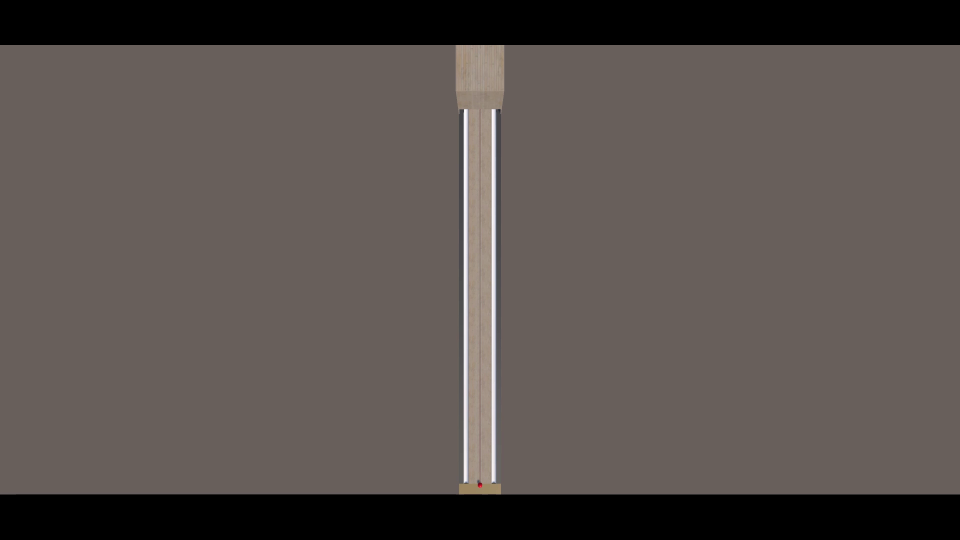
#> input picture frame 62 of SimVideos/StraightArcShot (BE).mp4, 1920 x 1080 px, given in place of testReal.mp4, which was not available (shown at 1/2 size)
$ python opencvRealest.py
#> lines starting #> are read from the running program, lines starting #| are printed output that depends on the picture; after the words box and inside, x2 and y2 are one past the last pixel; in counts of white or black regions, pixels touching at a corner belong together; pictures that were not available may be replaced by others from this repository, and a replacement may not be noted
import cv2
import numpy as np

def adjust_roi(x, y, radius, frame_width, frame_height, padding=10):
    """
    Adjust the ROI based on the ball's position and size.
    Add some padding to ensure the ball is always within the ROI.
    """
    roi_x = max(0, int(x - radius - padding))
    roi_y = max(0, int(y - radius - padding))
    roi_width = min(frame_width - roi_x, int(2 * radius + 2 * padding))
    roi_height = min(frame_height - roi_y, int(2 * radius + 2 * padding))
    return roi_x, roi_y, roi_width, roi_height

# Initialize video capture object
cap = cv2.VideoCapture('SimVideos/testReal.mp4')

# Initialization for the ROI
frame_width = int(cap.get(cv2.CAP_PROP_FRAME_WIDTH))
frame_height = int(cap.get(cv2.CAP_PROP_FRAME_HEIGHT))
roi_x, roi_y, roi_width, roi_height = 0, 0, frame_width, frame_height

# Define minimum and maximum radius and circularity threshold for detected circles
min_radius = 30  # Set the minimum radius based on your requirements
max_radius = 200  # Maximum radius can be adjusted as needed
min_circularity = 0.7  # Adjust this threshold to capture near-circular objects

# Main loop
while True:
    ret, frame = cap.read()
#> frame is the input picture: shape (1080, 1920, 3); mean B, G, R 77.5, 80.9, 88.5
    if not ret:
        break

    # Define ROI
    roi = frame[roi_y:roi_y + roi_height, roi_x:roi_x + roi_width]

    # Convert ROI to grayscale and apply Gaussian blur
    gray_roi = cv2.cvtColor(roi, cv2.COLOR_BGR2GRAY)
    blurred_roi = cv2.GaussianBlur(gray_roi, (7, 7), 0)

    # Thresholding or color filtering can be applied here if necessary
    _, thresh = cv2.threshold(blurred_roi, 60, 255, cv2.THRESH_BINARY_INV)
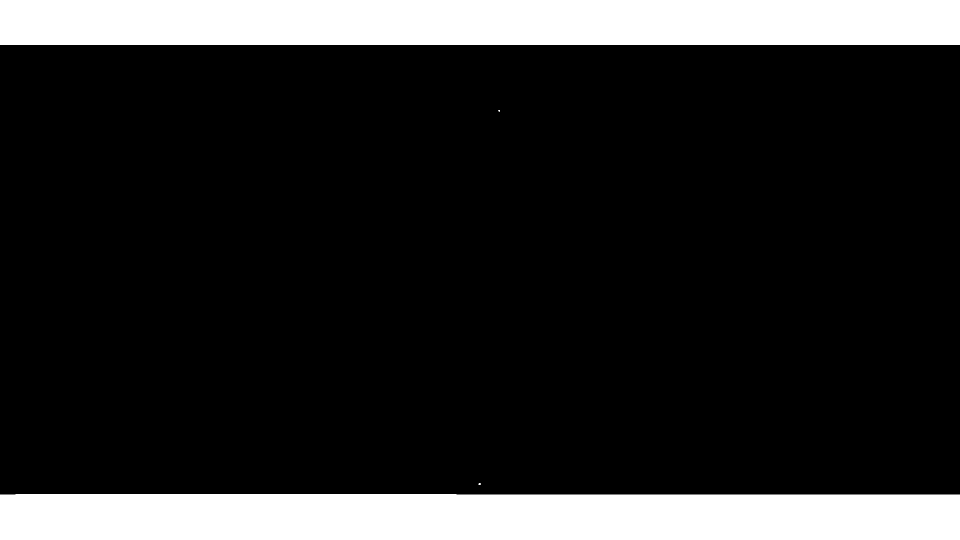
#> thresh: shape (1080, 1920) (shown at 1/2 size); 16.8% white; 4 white regions (2 under 20 px)

    # Find contours in the thresholded ROI
    contours, _ = cv2.findContours(thresh, cv2.RETR_EXTERNAL, cv2.CHAIN_APPROX_SIMPLE)
#> contours = 4 contours, 2 with area under 20; largest, box (x1, y1, x2, y2) and area: (0, 988, 1920, 1080) 173592, (0, 0, 1920, 90) 170791

    for contour in contours:
        area = cv2.contourArea(contour)
        perimeter = cv2.arcLength(contour, True)
        if area > 100 and perimeter > 0:  # Minimum area threshold and avoid division by zero
            circularity = (4 * np.pi * area) / (perimeter ** 2)
            if circularity >= min_circularity:  # Check for circularity
                (x, y), radius = cv2.minEnclosingCircle(contour)
                if min_radius <= radius <= max_radius:
                    center = (int(x), int(y))
                    radius = int(radius)

                    # Draw the circle and center of the ball on the original frame
                    cv2.circle(frame, (roi_x + center[0], roi_y + center[1]), radius, (0, 255, 0), 2)
                    cv2.circle(frame, (roi_x + center[0], roi_y + center[1]), 2, (0, 0, 255), 3)

                    # Adjust ROI based on the ball's new position and size
                    roi_x, roi_y, roi_width, roi_height = adjust_roi(roi_x + x, roi_y + y, radius, frame_width, frame_height)
#> this loop made 4 passes
#> (contour, area, perimeter, circularity) on pass 4: ([[0, 0], [0, 89], [1919, 89], [1919, 0]], 170791, 4016, 0.133)
#> (area, perimeter, circularity) on pass 1: (173592, 4018.8, 0.135)
#> after the loop, roi_height = 1080; roi_width = 1920; roi_x = 0; roi_y = 0

    # Display the frame with detected ball and ROI
    cv2.rectangle(frame, (roi_x, roi_y), (roi_x + roi_width, roi_y + roi_height), (255, 0, 0), 2)
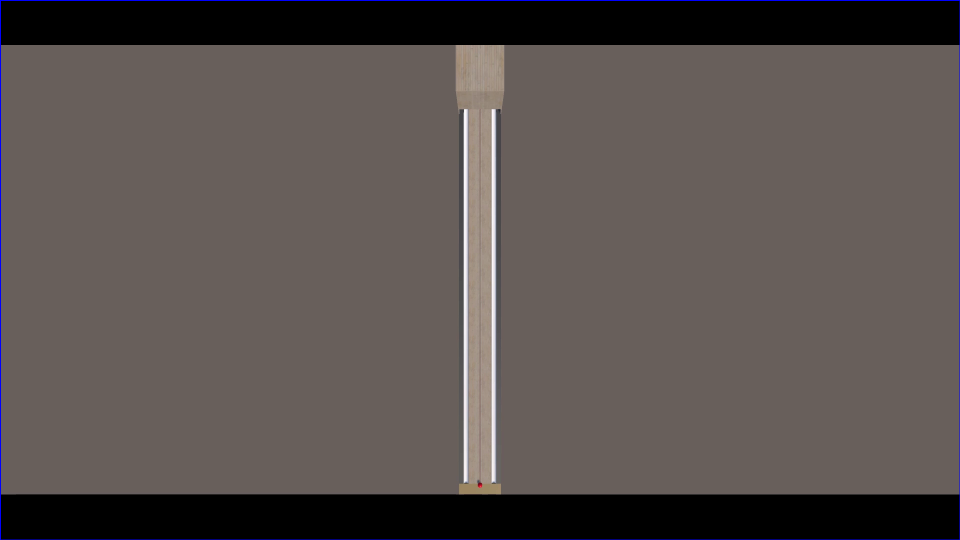
#> frame: shape (1080, 1920, 3) (shown at 1/2 size); 0.43% of pixels changed, all inside (x1, y1, x2, y2) = (0, 0, 1920, 1080)
    cv2.imshow("Frame", frame)

    # Quit if 'Q' or 'q' is pressed
    if cv2.waitKey(30) & 0xFF in [ord('q'), ord('Q')]:
#> (key q is pressed here)
        break

cap.release()
cv2.destroyAllWindows()

$ run again, starting later in the video
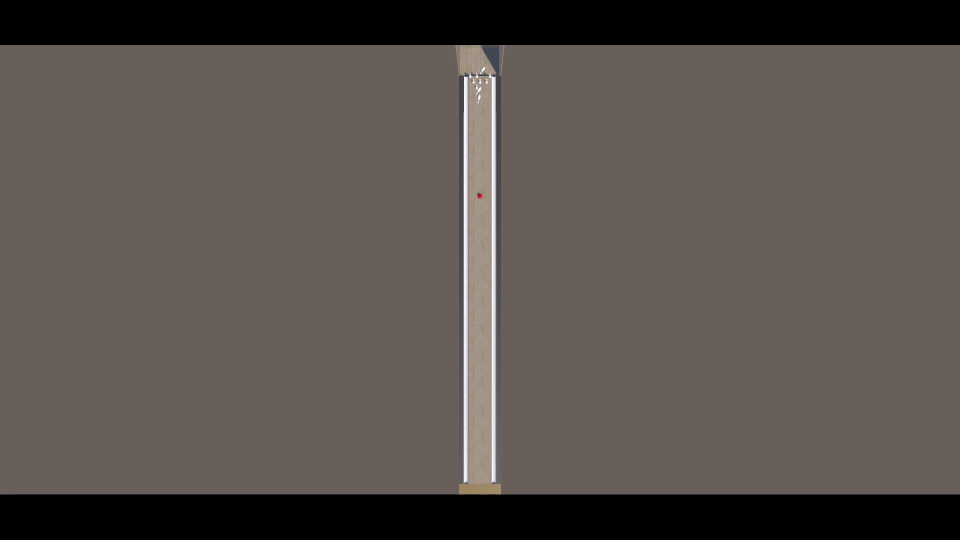
#> input picture frame 279 of SimVideos/StraightArcShot (BE).mp4, 1920 x 1080 px, given in place of testReal.mp4, which was not available (shown at 1/2 size)
#> frame is the input picture: shape (1080, 1920, 3); mean B, G, R 77.5, 80.9, 88.4
#> thresh: shape (1080, 1920); 16.8% white; 2 white regions
#> contours = 2 contours; box (x1, y1, x2, y2) and area: (0, 988, 1920, 1080) 173592, (0, 0, 1920, 91) 170826
#> the loop `for contour in contours:` made 2 passes
#> (area, perimeter, circularity) on passes 1 to 2: (173592, 4018.8, 0.135), (170826, 4016.8, 0.133)
#> after the loop `for contour in contours:`: roi_height = 1080; roi_width = 1920; roi_x = 0
#> `cv2.rectangle(frame, (roi_x, roi_y), (roi_x + roi_width, roi_y + roi_h..`:
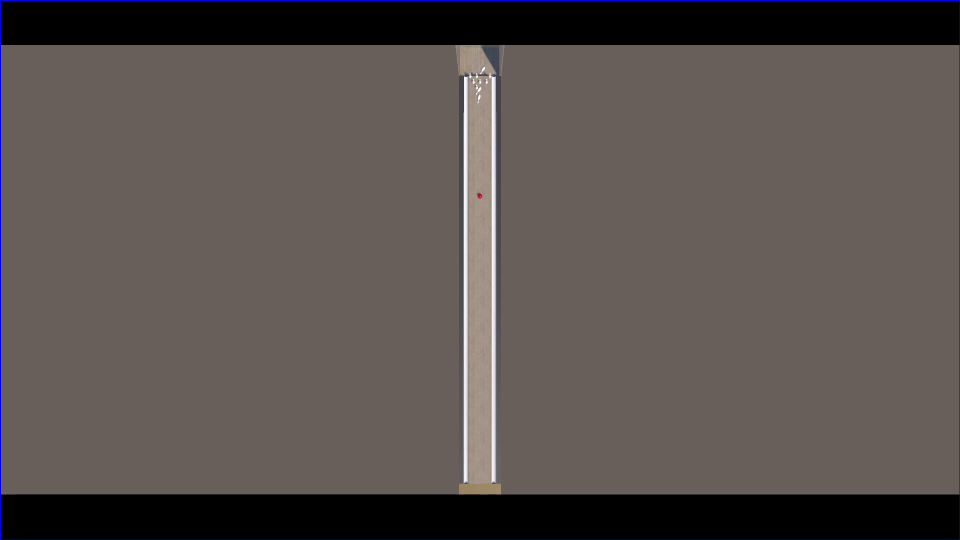
#> frame: shape (1080, 1920, 3) (shown at 1/2 size); 0.43% of pixels changed, all inside (x1, y1, x2, y2) = (0, 0, 1920, 1080)
